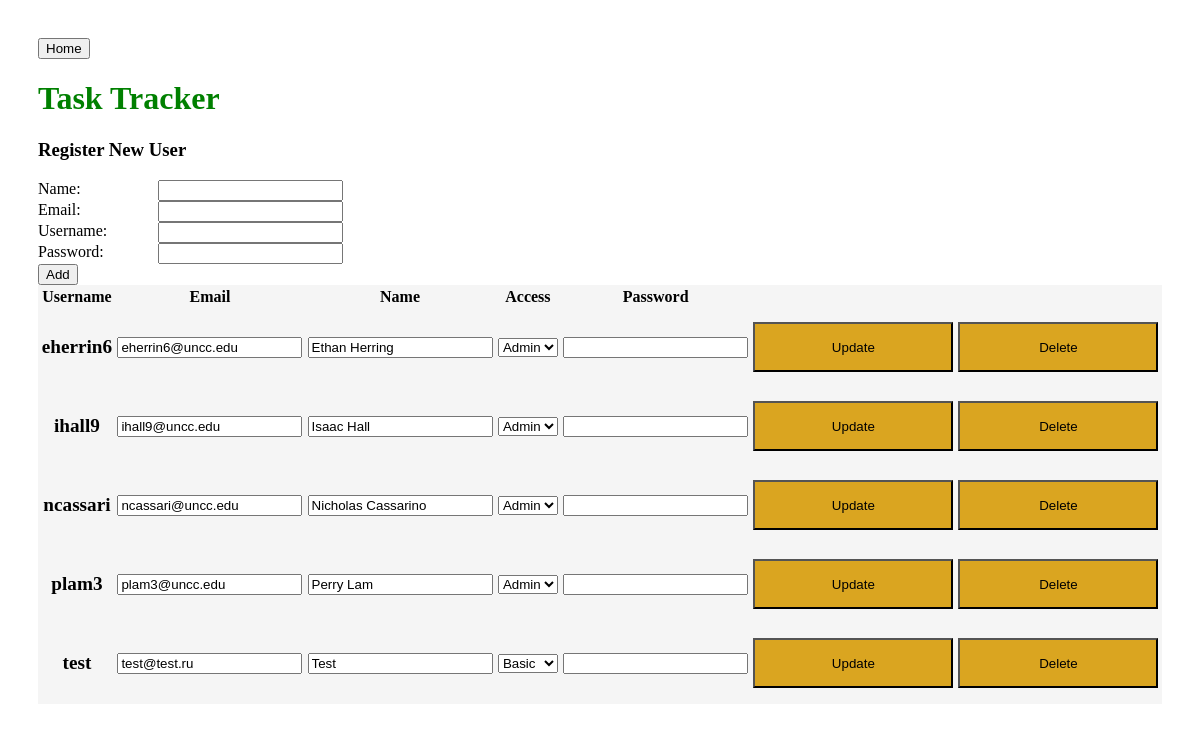
Screenshot of /ViewUsers with the database file from the repository.
### app.py (models this page shows)
class User(db.Model):
    id = db.Column(db.Integer, primary_key=True)
    name = db.Column(db.String(4150))
    email = db.Column(db.String(4150),unique=True)
    username = db.Column(db.String(100),unique=True)
    password = db.Column(db.String(100))
    access = db.Column(db.Boolean)#True if admin, False otherwise

### app.py (the view)
@app.route('/ViewUsers')
def viewUsers():
    user_list = User.query.all()
    return render_template('ViewUsers.html',user_list=user_list)

### templates/ViewUsers.html (shortened to what this page needs)
<!DOCTYPE html>
<html lang="en">
<head>
    <link rel="stylesheet" href="./static/main.css">
</head>
<a href="/"><button>Home</button></a>
<body>
    <h1>Task Tracker</h1>
    <form action="register" method="post">
        <div>
            <h3>Register New User</h3>
            <label>Name:</label>
            <input type="text" name="name" value="{{ request.form['name'] }}">
            <br>
            <label>Email:</label>
            <input type="text" name="email" value="{{ request.form['email'] }}">
            <br>
            <label>Username:</label>
            <input type="text" name="username" value="{{ request.form['username'] }}">
            <br>
            <label>Password:</label>
            <input type="text" name="password" value="{{ request.form['password'] }}">
            <br>
            <button type="submit">Add</button>
        </div>
    </form>
    <div class="todo">
     <table>
        <thead>
        <tr>
            <th>Username</th>
            <th>Email</th>
            <th>Name</th>
            <th>Access</th>
            <th>Password</th>
            <th></th>
            <th></th>
        </thead>
        <tbody>
    {% for user in user_list %}
    <tr>
        <form action="/updateUser/" method="Post">
    <td class="title">{{ user.username }}</td>
    <td><input type="text" id="editEmail" value="{{ user.email }}"></td>
    <td><input type="text" id="editName" value="{{ user.name }}"></td>
    <td><select id="editAccess">{% if user.access == 0 %}<option selected value="Basic">Basic</option><option value="Admin">Admin</option> {% elif user.access == 1 %}<option value="Basic">Basic</option><option selected value="Admin">Admin</option>{%endif%}"></select></td>
    <td><input type="password" id="updatePass">
    <td><a href="/updateUser/{{user.id}}"><button type="submit">Update</button></a></td> </form>
    <td><a href="/deleteUser/{{user.id}}"><button>Delete</button></a></td></tr>
    {% endfor %}
</tbody>
    </table>
    </div>
</body>
</html>

### static/main.css (style rules this page uses)
body { padding: 30px 30px; }
h1 { color: green; }
label:not(.ex) { display: block; float: left; width: 120px; }
h3 { font-weight: bold; text-align: left; }
th { width: 550px; }
td { height: 75px; }
td>a>button { width: 200px; height: 50px; background-color: goldenrod; }
.todo { text-align: center; background-color: whitesmoke; }
.title { font-weight: bold; font-size: larger; }

### rows the page displays
User: username "eherrin6", email "eherrin6@uncc.edu", name "Ethan Herring", access "Admin"
User: username "ihall9", email "ihall9@uncc.edu", name "Isaac Hall", access "Admin"
User: username "ncassari", email "ncassari@uncc.edu", name "Nicholas Cassarino", access "Admin"
User: username "plam3", email "plam3@uncc.edu", name "Perry Lam", access "Admin"
User: username "test", email "test@test.ru", name "Test", access "Basic"
